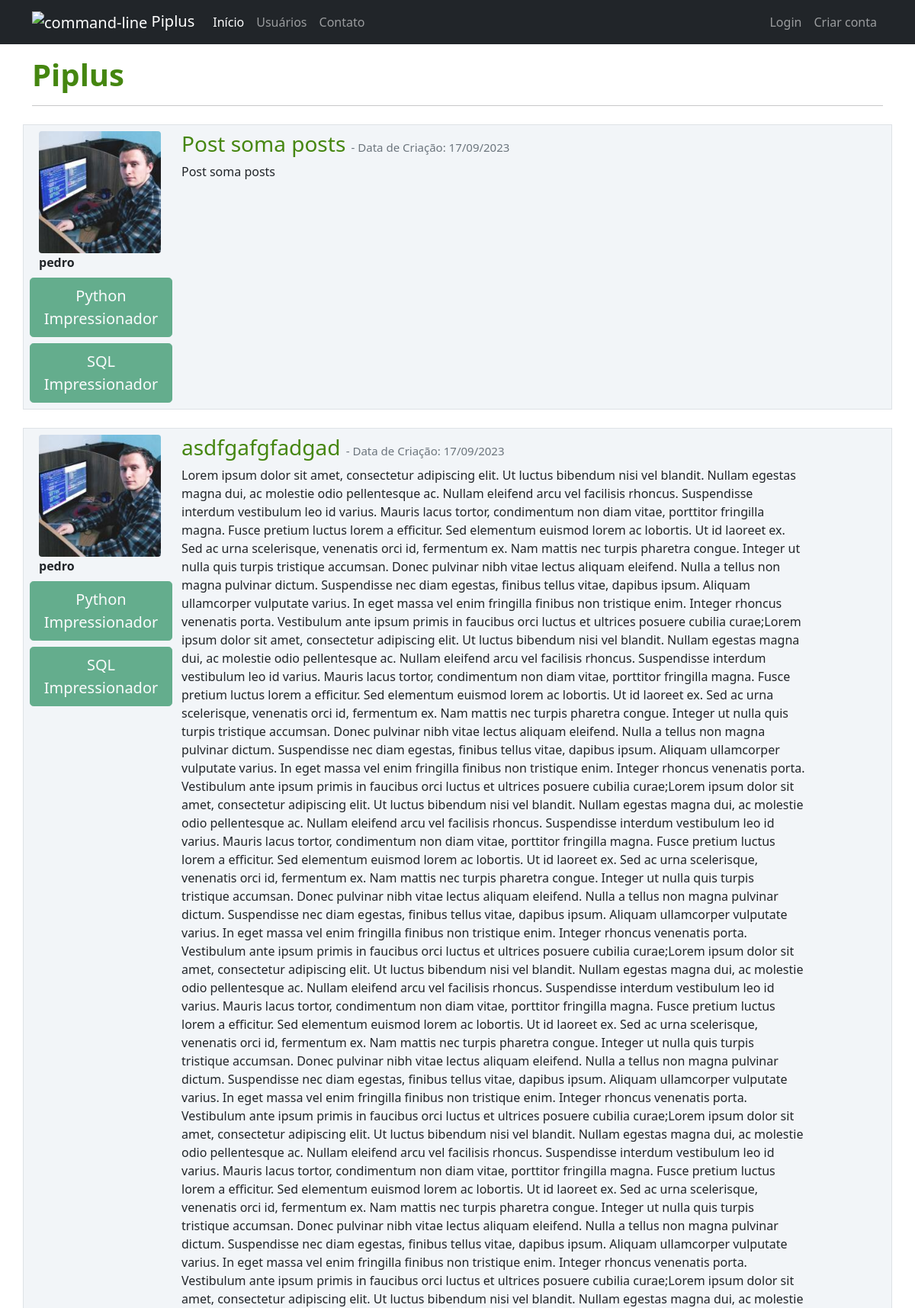
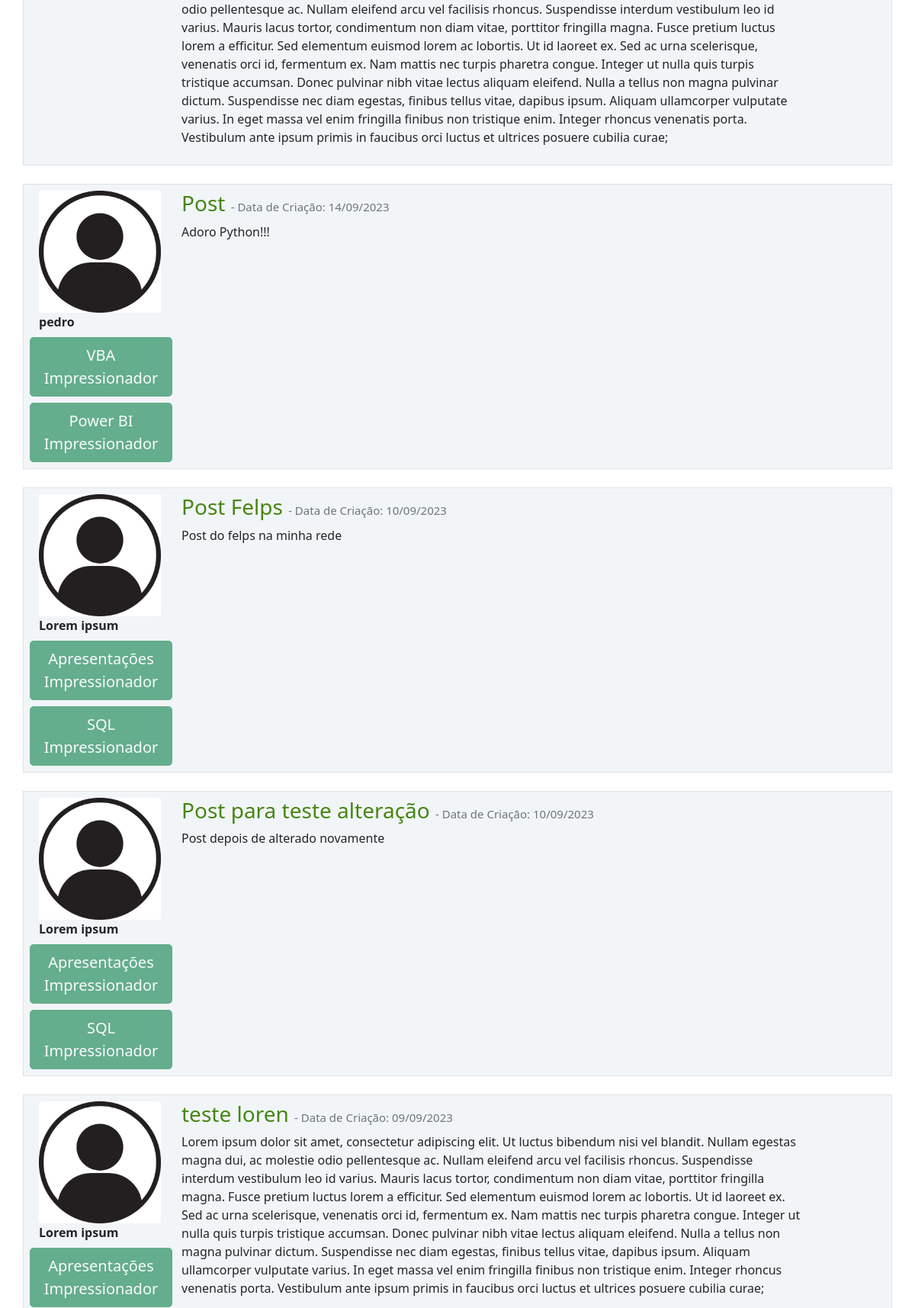
The page / (upper part) on the database its author committed (2 pictures, top to bottom).
### Piplus/models.py (models this page shows, shortened)
class Post(database.Model):
    id = database.Column(database.Integer, primary_key=True)
    titulo = database.Column(database.String, nullable=False)
    corpo = database.Column(database.Text, nullable=False)
    data_criacao = database.Column(database.DateTime, nullable=False, default=datetime.utcnow)
    id_usuario = database.Column(database.Integer, database.ForeignKey('usuario.id'), nullable=False)

class Usuario(database.Model, UserMixin):
    id = database.Column(database.Integer, primary_key=True)
    username = database.Column(database.String, nullable=False)
    email = database.Column(database.String, nullable=False, unique=True)
    senha = database.Column(database.String, nullable=False)
    foto_perfil = database.Column(database.String, default='default.jpg')
    posts = database.relationship('Post', backref='autor', lazy=True)
    cursos = database.Column(database.String, nullable=False, default='Não Informado')

### Piplus/routes.py (the view)
@app.route("/")
def home():
    posts = Post.query.order_by(Post.id.desc())
    return render_template('home.html', posts=posts)

### Piplus/templates/home.html
{% extends 'base.html' %}
{% block body %}
    <div class="container mt-3">
        <h1 style="color: rgb(69, 134, 16);"><strong>Piplus</strong></h1>
        <hr>
        {% for post in posts%}
            <div class="row border mt-4 p-2 postclass">
                <div class="col-2">
                    <div class="image pe-2">
                        <img src="{{ url_for('static', filename='fotos_perfil/{}'.format(post.autor.foto_perfil)) }}" class="rounded" width="160" >
                    </div>
                    <strong>{{ post.autor.username }}</strong>
                    <div class="row justify-content-center">
                            {% for curso in post.autor.cursos.split(';') %}
                                <button type="button" class="btn btn-lg btn-success mt-2" disabled>{{ curso }}</button>
                            {% endfor %}
                    </div>
                </div>
                <div class="col-9">
                    <a style="text-decoration: none; color: rgb(69, 134, 16);" href="{{ url_for('exibir_post', post_id=post.id) }}">
                        <h3>{{ post.titulo }}
                            <small class="text-muted" style="font-size: 15px;"> - Data de Criação: {{ post.data_criacao.strftime('%d/%m/%Y') }}</small>
                        </h3>
                    </a>
                    <p>{{ post.corpo }}</p>
                </div>
            </div>
        {% endfor %}
    </div>
{% endblock %}

### Piplus/static/main.css (style rules this page uses)
.postclass { background-color: #f2f5f8 !important; }

### rows shown on the page
Post: foto_perfil (picture), autor.username "pedro", curso "Python Impressionador" "SQL Impressionador", titulo "Post soma posts", data_criacao "17/09/2023", corpo "Post soma posts"
Post: foto_perfil (picture), autor.username "pedro", curso "Python Impressionador" "SQL Impressionador", titulo "asdfgafgfadgad", data_criacao "17/09/2023", corpo "Lorem ipsum dolor sit amet, consectetur adipiscing elit. Ut luctus bibendum nisi vel blandit. Nullam egestas magna dui, ac molestie odio pellentesque ac. Nullam eleifend arcu vel facilisis rhoncus. Suspendisse interdum vestibulum leo id varius. Mauris lacus tortor, condimentum non diam vitae, porttitor fringilla magna. Fusce pretium luctus lorem a efficitur. Sed elementum euismod lorem ac lobortis. Ut id laoreet ex. Sed ac urna scelerisque, venenatis orci id, fermentum ex. Nam mattis nec turpis pharetra congue. Integer ut nulla quis turpis tristique accumsan. Donec pulvinar nibh vitae lectus aliquam eleifend. Nulla a tellus non magna pulvinar dictum. Suspendisse nec diam egestas, finibus…"
Post: foto_perfil (placeholder picture), autor.username "pedro", curso "VBA Impressionador" "Power BI Impressionador", titulo "Post", data_criacao "14/09/2023", corpo "Adoro Python!!!"
Post: foto_perfil (placeholder picture), autor.username "Lorem ipsum", curso "Apresentações Impressionador" "SQL Impressionador", titulo "Post Felps", data_criacao "10/09/2023", corpo "Post do felps na minha rede"
Post: foto_perfil (placeholder picture), autor.username "Lorem ipsum", curso "Apresentações Impressionador" "SQL Impressionador", titulo "Post para teste alteração", data_criacao "10/09/2023", corpo "Post depois de alterado novamente"
Post: foto_perfil (placeholder picture), autor.username "Lorem ipsum", curso "Apresentações Impressionador", titulo "teste loren", data_criacao "09/09/2023", corpo "Lorem ipsum dolor sit amet, consectetur adipiscing elit. Ut luctus bibendum nisi vel blandit. Nullam egestas magna dui, ac molestie odio pellentesque ac. Nullam eleifend arcu vel facilisis rhoncus. Suspendisse interdum vestibulum leo id varius. Mauris lacus tortor, condimentum non diam vitae, porttitor fringilla magna. Fusce pretium luctus lorem a efficitur. Sed elementum euismod lorem ac lobortis. Ut id laoreet ex. Sed ac urna scelerisque, venenatis orci id, fermentum ex. Nam mattis nec turpis pharetra congue. Integer ut nulla quis turpis tristique accumsan. Donec pulvinar nibh vitae lectus aliquam eleifend. Nulla a tellus non magna pulvinar dictum. Suspendisse nec diam egestas, finibus…"
